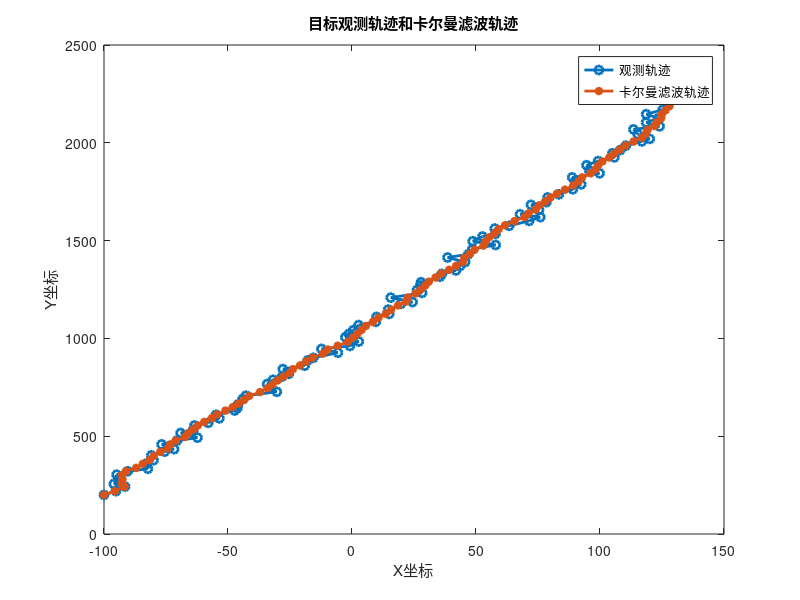

Reproduce this figure in MATLAB.
%% 卡尔曼滤波：二维平面运动单目标跟踪
clc
clear
close all
%% 初始化参数
% 自定义值
X0 = [-100,2,200,20].'; % 自定义初始状态值。默认值：x=-100,vx0 = 2,y0 = 200,vy0 = 20
q = [1e-2 1e-2];        % 自定义预测误差方差。默认值：1e-2
r = [10 10];            % 自定义量测误差方差。默认值：10
dt = 1;                 % 雷达测量时间间隔，默认值：1
T = 100;                % 总量测次数，默认值100次

% 卡尔曼滤波参数
X = zeros(4,T);     % 模拟的目标状态值（认为是目标的真是状态值）
Xk = zeros(4,T);    % 卡尔曼滤波状态值
Z = zeros(2,T);     % 量测值（文档中的z_measure）
Zk = zeros(2,T);    % 卡尔曼滤波后的量测值

% 状态转移矩阵A
A = [1,dt,0,0; 
    0,1,0,0; 
    0,0,1,dt; 
    0,0,0,1];   
% 输入控制矩阵G，（文档中用B表示，为了和带宽的符号B区分，这里用G表示）
G = [0.5*dt^2,0; 
    dt,0; 
    0,0.5*dt^2; 
    0,dt]; 
% 观测矩阵H
H = [1,0,0,0; 
    0,0,1,0];   

% 预测噪声协方差Q
Q = diag(q);
% 观测噪声协方差R
R = diag(r); 

%% 初始化参数
X(:,1) = X0;    % 目标初始位置
Xk(:,1) = X0;   % 初始时刻的卡尔曼滤波状态值，初始值认为是已知的
Z(:,1) = H*X0;  % 观测初始化
Zk(:,1) = H*X0; % 初始时刻的卡尔曼滤波量测值，初始值认为是已知的

% P0=eye(4);   % 初始误差协方差矩阵：单位对角阵
R11=R(1,1); R22=R(2,2); R12=0; R21=0;
P0=[R11     R11/dt       R12     R12/dt;
    R11/dt  2*R11/dt^2   R12/dt  2*R12/dt^2;
    R21     R21/dt       R22     R22/dt;
    R21/dt  2*R21/dt^2   R22/dt  2*R22/dt^2]; % 初始误差协方差矩阵

Pk = P0;
%% 卡尔曼滤波
for k=2:T
    % 目标模拟
    X(:,k) = A*X(:,k-1)+G*sqrtm(Q)*randn(2,1); % 模拟目标真实的状态值，每次状态值都有方差为Q的高速噪声
    Z(:,k) = H*X(:,k)+sqrtm(R)*randn(2,1);     % 模拟目标真实的量测值，每次量测值都有方差为R的高速噪声
    

    % 开始滤波
    Xpred=A*Xk(:,k-1);                      % 第一步：状态值Xpred预测
    Ppred=A*Pk*A'+G*Q*G';                   % 第二部：误差协方差Ppred预测

    K=Ppred*H'/(H*Ppred*H'+R);              % 第三步：求增益K
    Xk(:,k)=Xpred+K*(Z(:,k)-H*Xpred);       % 第四步：状态值更新
    Pk=(eye(4)-K*H)*Ppred;                  % 第五步：Pk更新
    
    Zk(:,k) = H*Xk(:,k);     % 保存卡尔曼滤波后的最优估计
end


%% 绘制轨迹图
% 绘制目标观测轨迹和卡尔曼滤波轨迹
plot(Z(1,:), Z(2,:), 'o-', 'LineWidth', 2);  % 观测X vs 观测Y
hold on;
plot(Zk(1,:), Zk(2,:), '*-', 'LineWidth', 2);  % 滤波后的X vs 滤波后的Y
title('目标观测轨迹和卡尔曼滤波轨迹');
legend('观测轨迹', '卡尔曼滤波轨迹');
xlabel('X坐标');
ylabel('Y坐标');













